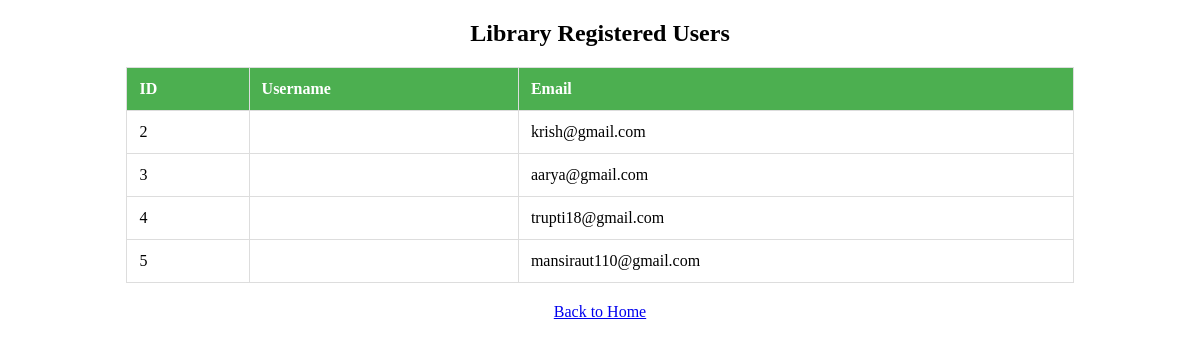
The app's page /view_users, older data.
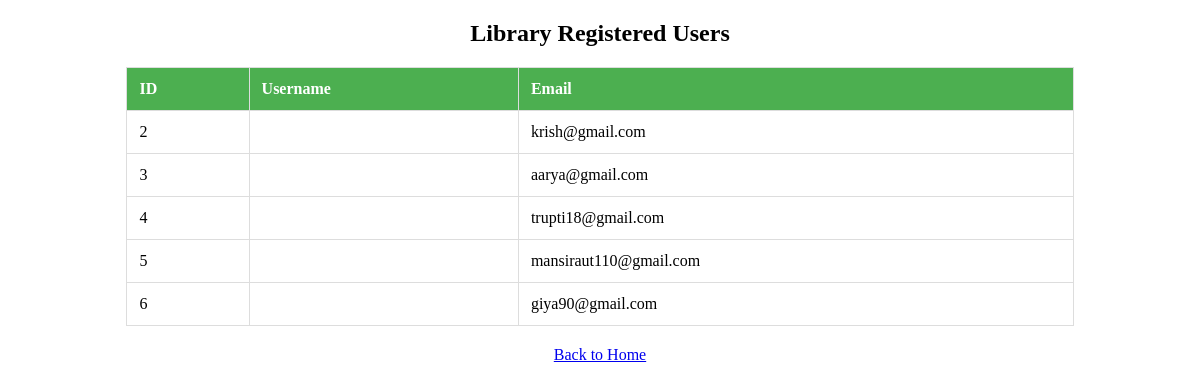
The same page, newer data.
### models.py (models this page shows, shortened)
class User(db.Model):
    id = db.Column(db.Integer, primary_key=True)
    name = db.Column(db.String(100), nullable=False)
    email = db.Column(db.String(100), unique=True, nullable=False)
    member_id = db.Column(db.String(50), unique=True, nullable=False)
    password = db.Column(db.String(200), nullable=False)
    role = db.Column(db.String(20), default='member')

### app.py (the view)
@app.route('/view_users')
def view_users():
    from models import User  # Make sure 'User' matches your class name
    all_users = User.query.all()
    return render_template('view_users.html', users=all_users)

### templates/view_users.html (shortened to what this page needs)
<!DOCTYPE html>
<html>
<head>
</head>
<body>
    <h2 style="text-align: center;">Library Registered Users</h2>
    <table>
        <tr>
            <th>ID</th>
            <th>Username</th>
            <th>Email</th>
        </tr>
        {% for user in users %}
        <tr>
            <td>{{ user.id }}</td>
            <td>{{ user.username }}</td>
            <td>{{ user.email }}</td>
        </tr>
        {% endfor %}
    </table>
    <p style="text-align: center;"><a href="/">Back to Home</a></p>
</body>
</html>

### templates/view_users.html (style rules this page uses)
table { border-collapse: collapse; width: 80%; margin: 20px auto; }
th, td { border: 1px solid #ddd; padding: 12px; text-align: left; }
th { background-color: #4CAF50; color: white; }

Row changes from the older to the newer data that the page shows:
added User: id "6", email "giya90@gmail.com"
